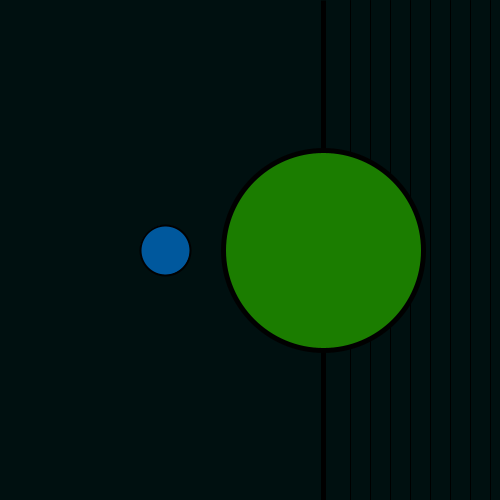
Frame 1 (no input)
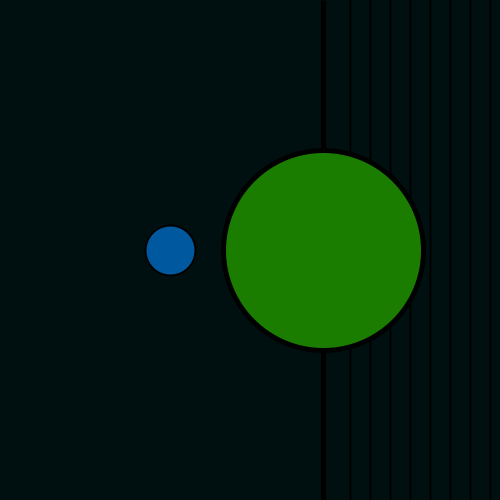
Frame 60 (the mouse pressed at the canvas centre just before this capture)
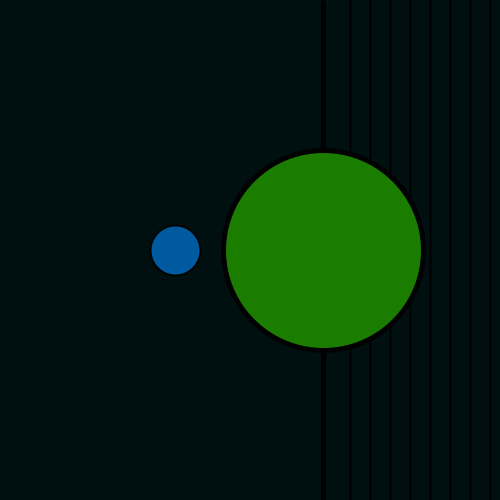
Frame 120 (the mouse held since frame 60 and released just before this capture)

The Processing sketch that drew these frames (run headless with seeded random() and noise(); from frame 60 on, the mouse is pressed at the canvas centre):

// Processing sketch: processing_612
// ── processing_612.pde

  
void setup () {
size (500,500);
}


void draw () {
  int s = second();  // Values from 0 - 59
  int m = minute();  // Values from 0 - 59
  int h = hour();    // Values from 0 - 23 
  
  background (0,h*8,h*8);
  
  for (int x=350; x<500; x=x+20) {
  stroke (0);
  line (x, 0, x, 500);
}

  
  stroke (0);
  strokeWeight (5);
  talloM ();

  fill (h+25,125,m);
  stroke (1);
  strokeWeight (5);
  topM ();
  
if (s == 59) {
  stroke (1);
  strokeWeight (5);  
  fill (0, s+55, s+124);
    ellipse (323, 250, 200, 200);
}
  
  fill (0, s+55, s+124);
  stroke (1);
  strokeWeight (2);
  ellipse (s*5, 250, 50, 50);
  
}



void talloM () {
beginShape(POLYGON);
vertex (323, 0);
vertex(323,500);
endShape(CLOSE);
}

void topM () {
beginShape(POLYGON);
  ellipse (323, 250, 200, 200);
endShape(CLOSE);
}
